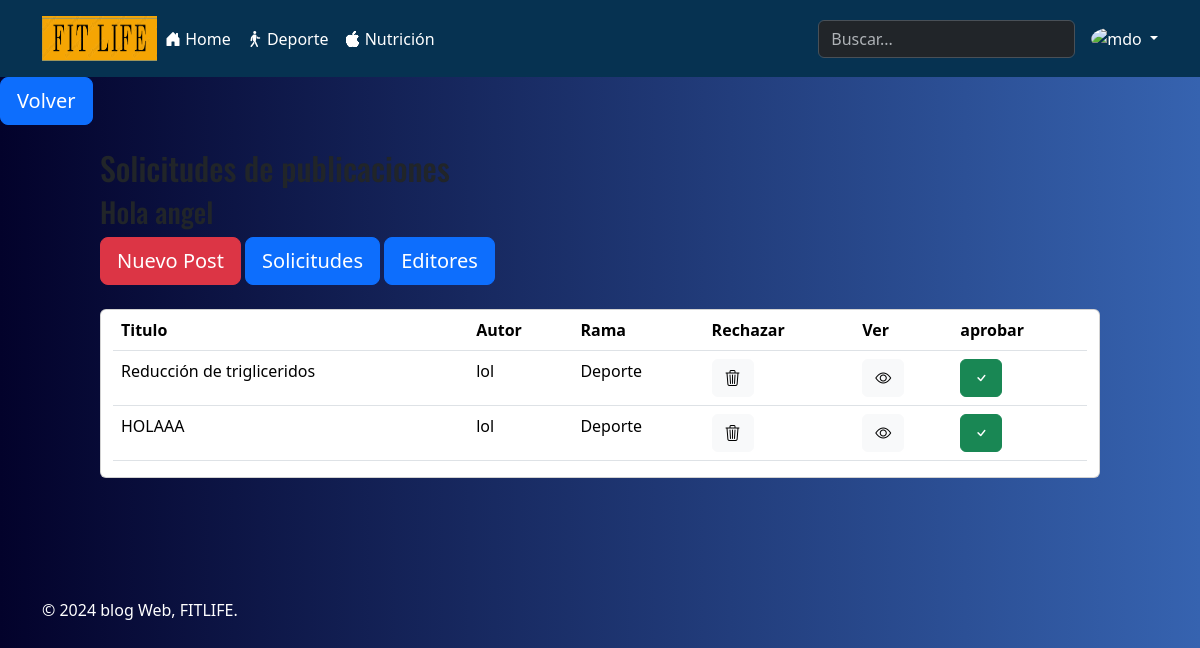
Page /admin/solicitudes.php (signed in) on the committed database.
### tables this page shows
CREATE TABLE `publicaciones` (
  `id` int(11) NOT NULL COMMENT 'id de la publicación',
  `titulo` varchar(200) NOT NULL COMMENT 'titulo de la publicación',
  `extracto` varchar(200) NOT NULL COMMENT 'extracto de la publicación',
  `texto` text NOT NULL COMMENT 'texto de la publicación',
  `thumb` varchar(70) NOT NULL COMMENT 'imagen de la publicación',
  `tema` varchar(50) NOT NULL COMMENT 'tema de la publicación',
  `fecha` timestamp NOT NULL DEFAULT current_timestamp() COMMENT 'fecha de la publicación',
  `creador` varchar(100) NOT NULL COMMENT 'creador de la publicacion',
  `status` varchar(30) NOT NULL,
  `id_usuario` int(11) NOT NULL COMMENT 'id del creador',
  `notificacion` text DEFAULT NULL
);

### admin/solicitudes.php (called while the page is built, shortened)
<?php
require 'config.php';
require '../functions.php';
$conexion = conexion($bd_config);
$posts = obtener_post_pendientes( $conexion);
require '../views/solicitudes.view.php';
?>

### functions.php (called while the page is built, shortened)
<?php
function obtener_post_pendientes($conexion) {
    $sentencia = $conexion->prepare("SELECT SQL_CALC_FOUND_ROWS * FROM publicaciones WHERE status = 'pendiente' ORDER BY fecha DESC");
    $sentencia->execute();
    return $sentencia->fetchAll();
}
?>

### views/solicitudes.view.php (the view)
<?php require '../views/header.php'; ?>
<a href="../admin" class="btn btn-primary btn-lg mb-4">Volver</a>
<div class="contenedor">
    <h2>Solicitudes de publicaciones</h2>
    <h3>Hola <?php echo $_SESSION['admin']; ?></h3>
    <a href="nuevo.php" class="btn btn-danger btn-lg mb-4 text-decoration-none">Nuevo Post</a>
    <a href="<?php echo RUTA . 'admin/solicitudes.php';?>" class="btn btn-primary btn-lg mb-4 text-decoration-none">Solicitudes</a>
    <a href="editores.php" class="btn btn-primary btn-lg mb-4 text-decoration-none">Editores</a>
    <div class="container card">
        <div class="table-responsive">
            <table class="table">
                <thead>
                    <tr>
                        <th scope="col">Titulo</th>
                        <th scope="col">Autor</th>
                        <th scope="col">Rama</th>
                        <th scope="col">Rechazar</th>
                        <th scope="col">Ver</th>
                        <th scope="col">aprobar</th>
                    </tr>
                </thead>
                <tbody>
                    <?php foreach ($posts as $post): ?>
                        <tr>
                            <td class="text-wrap"><?php echo $post['titulo']; ?></td>
                            <td class="text-truncate"><?php echo $post['creador']; ?></td>
                            <td class="text-truncate"><?php echo $post['tema']; ?></td>
                            <td>
                                <a href="<?php echo RUTA . 'admin/borrar.php?id=' . $post['id']; ?>" class="btn btn-small btn-light"><i class="bi bi-trash3"></i></a>
                            </td>
                            <td>
                                <a href="../single.php?id=<?php echo $post['id']; ?>" class="btn btn-small btn-light"><i class="bi bi-eye"></i></a>
                            </td>
                            <td>
                                <a href="<?php echo RUTA . 'admin/aprobar.php?id=' . $post['id']; ?>" class="btn btn-small btn-success"><i class="bi bi-check"></i></a>
                            </td>
                        </tr>
                    <?php endforeach; ?>
                </tbody>
            </table>
        </div>
    </div>
</div>
<br>
<?php require '../views/footer.php'; ?>

### css/estilos.css (style rules this page uses)
* { margin: 0; padding: 0; -webkit-box-sizing: border-box; -moz-box-sizing: border-box; box-sizing: border-box; }
body { font-size: 16px; font-family: 'Open Sans', sans-serif; background: #13486f; border: none; }
h1, h2, h3, h4, h5, h6 { font-family: "Oswald", Arial, Sans-serif; font-weight: normal; }
a { text-decoration: none; color:#d4dfe3; }
.contenedor { max-width: 1000px; width: 90%; margin: auto; }

### css/IndexAdmin/PanelControl.css (style rules this page uses)
:root { --fontPrimary: "Montserrat", sans-serif; }

### css/styleTime.css (style rules this page uses)
body { background: #1E3C72 !important; background: -webkit-linear-gradient(to right, #03022b, #102b5e) !important; background: linear-gradient(to right, #03022b, #3663b0) !important; min-height: 100vh; }

### rows in the picture
publicaciones: titulo "Reducción de trigliceridos", creador "lol", tema "Deporte"
publicaciones: titulo "HOLAAA", creador "lol", tema "Deporte"
